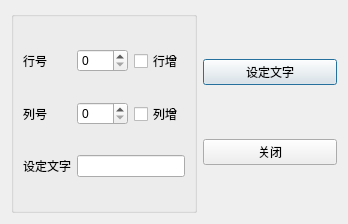
<?xml version="1.0" encoding="UTF-8"?>
<ui version="4.0">
 <class>QWDialogLocate</class>
 <widget class="QDialog" name="QWDialogLocate">
  <property name="geometry">
   <rect>
    <x>0</x>
    <y>0</y>
    <width>348</width>
    <height>224</height>
   </rect>
  </property>
  <property name="windowTitle">
   <string>Dialog</string>
  </property>
  <layout class="QHBoxLayout" name="horizontalLayout">
   <item>
    <widget class="QGroupBox" name="groupBox">
     <property name="title">
      <string/>
     </property>
     <property name="flat">
      <bool>false</bool>
     </property>
     <property name="checkable">
      <bool>false</bool>
     </property>
     <layout class="QGridLayout" name="gridLayout">
      <item row="0" column="0">
       <widget class="QLabel" name="label">
        <property name="text">
         <string>行号</string>
        </property>
       </widget>
      </item>
      <item row="0" column="1">
       <widget class="QSpinBox" name="spinBoxRow"/>
      </item>
      <item row="0" column="2">
       <widget class="QCheckBox" name="ckRow">
        <property name="text">
         <string>行增</string>
        </property>
       </widget>
      </item>
      <item row="1" column="0">
       <widget class="QLabel" name="label_2">
        <property name="text">
         <string>列号</string>
        </property>
       </widget>
      </item>
      <item row="1" column="1">
       <widget class="QSpinBox" name="spinBoxColumn"/>
      </item>
      <item row="1" column="2">
       <widget class="QCheckBox" name="ckColumn">
        <property name="text">
         <string>列增</string>
        </property>
       </widget>
      </item>
      <item row="2" column="0">
       <widget class="QLabel" name="label_3">
        <property name="text">
         <string>设定文字</string>
        </property>
       </widget>
      </item>
      <item row="2" column="1" colspan="2">
       <widget class="QLineEdit" name="lineEdit"/>
      </item>
     </layout>
    </widget>
   </item>
   <item>
    <layout class="QVBoxLayout" name="verticalLayout">
     <item>
      <widget class="QPushButton" name="btnSetText">
       <property name="minimumSize">
        <size>
         <width>0</width>
         <height>21</height>
        </size>
       </property>
       <property name="text">
        <string>设定文字</string>
       </property>
       <property name="icon">
        <iconset resource="res.qrc">
         <normaloff>:/images/title.png</normaloff>:/images/title.png</iconset>
       </property>
      </widget>
     </item>
     <item>
      <widget class="QPushButton" name="btn_close">
       <property name="minimumSize">
        <size>
         <width>0</width>
         <height>21</height>
        </size>
       </property>
       <property name="text">
        <string>关闭</string>
       </property>
       <property name="icon">
        <iconset resource="res.qrc">
         <normaloff>:/images/exit.png</normaloff>:/images/exit.png</iconset>
       </property>
      </widget>
     </item>
    </layout>
   </item>
  </layout>
 </widget>
 <resources>
  <include location="res.qrc"/>
 </resources>
 <connections>
  <connection>
   <sender>btn_close</sender>
   <signal>clicked()</signal>
   <receiver>QWDialogLocate</receiver>
   <slot>close()</slot>
   <hints>
    <hint type="sourcelabel">
     <x>258</x>
     <y>150</y>
    </hint>
    <hint type="destinationlabel">
     <x>173</x>
     <y>111</y>
    </hint>
   </hints>
  </connection>
 </connections>
</ui>
